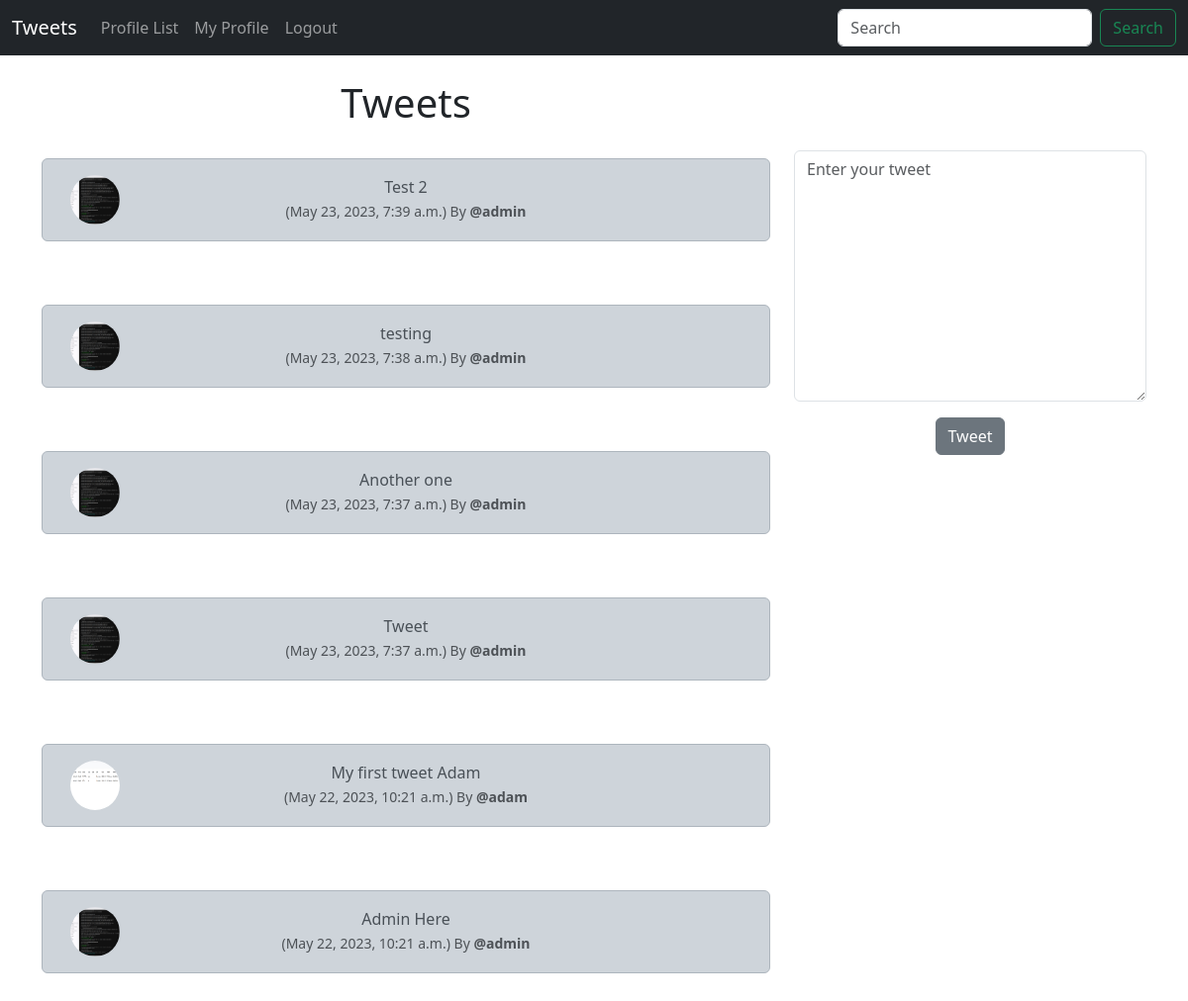
Page / (signed in) on the committed database.
### tweet/models.py (models this page shows, shortened)
class Tweet(models.Model):
    user = models.ForeignKey(User, related_name='tweets', on_delete=models.DO_NOTHING)
    body = models.CharField(max_length=200)
    created_at = models.DateTimeField(auto_now_add=True)

class Profile(models.Model):
    user = models.OneToOneField(User, on_delete=models.CASCADE)
    follows = models.ManyToManyField(
        "self",
        related_name="followed_by",
        symmetrical=False,
        blank=True
    )
    date_modified = models.DateTimeField(User, auto_now=True)
    profile_image = models.ImageField(null=True, blank=True, upload_to='images/')

### tweet/views.py (the view, shortened to what this page needs)
# urls.py: 2. Add a URL to urlpatterns:  path('', views.home, name='home')
def home(request):
    if request.user.is_authenticated:
        form = TweetForm()
        tweets = Tweet.objects.all().order_by('-created_at')
        return render(request, 'home.html', {'tweets': tweets, 'form': form})
    else:
        tweets = Tweet.objects.all().order_by('-created_at')
        return render(request, 'home.html', {'tweets': tweets})

### tweet/forms.py
class TweetForm(forms.ModelForm):
    body = forms.CharField(required=True, widget=forms.widgets.Textarea(
        attrs={'placeholder': 'Enter your tweet', 'class': 'form-control'}), label="")
    class Meta:
        model = Tweet
        exclude = ['user']

### templates/home.html (shortened to what this page needs)
{% extends 'base.html' %}
{% load static %}
{% block content %}
<div class="container text-center">
    <div class="row">
        <div class="col-8">
            <h1>Tweets</h1>
            <br>
            {% if tweets %}
            {% for tweet in tweets %}
            <div class="alert alert-dark" role="alert">
                <div class="container">
                    <div class="row">
                        <div class="col-1">
                            {% if tweet.user.profile.profile_image %}
                                <img src="{{tweet.user.profile.profile_image.url}}" alt="{{tweet.user.username}}" width="50" height="50" class="rounded-circle">
                            {% else %}
                                <img src="{% static 'images/default_profile_pic.png' %}" class="rounded-circle" alt="{{tweet.user.username}}" width="50" height="50">
                            {% endif %}
                        </div>
                        <div class="col-10">
                            {{tweet.body}}<br>
                            <small class="text-muted">
                                ({{tweet.created_at}}) By
                                <a class="text-muted text-decoration-none" href="{% url 'profile' tweet.user.id %}"><b>@{{tweet.user.username}}</b></a>
                            </small>
                        </div>
                    </div>
                </div>
            </div>
            <br><br>
            {% endfor %}
        </div>
        <div class="col-4">
            <br><br><br>
            {% if form %}
            <form method = "POST" action = {% url 'home' %}>
                {{form.as_p}}
                <button type="submit" class="btn btn-secondary">Tweet</button>
            {% endif %}
        </div>
            {% endif %}
    </div>
</div>
{% endblock content %}

### rows in the picture
Tweet: user.profile.profile_image (picture), body "Test 2", created_at "May 23, 2023, 7:39 a.m.", user.username "admin"
Tweet: user.profile.profile_image (picture), body "testing", created_at "May 23, 2023, 7:38 a.m.", user.username "admin"
Tweet: user.profile.profile_image (picture), body "Another one", created_at "May 23, 2023, 7:37 a.m.", user.username "admin"
Tweet: user.profile.profile_image (picture), body "Tweet", created_at "May 23, 2023, 7:37 a.m.", user.username "admin"
Tweet: user.profile.profile_image (picture), body "My first tweet Adam", created_at "May 22, 2023, 10:21 a.m.", user.username "adam"
Tweet: user.profile.profile_image (picture), body "Admin Here", created_at "May 22, 2023, 10:21 a.m.", user.username "admin"
